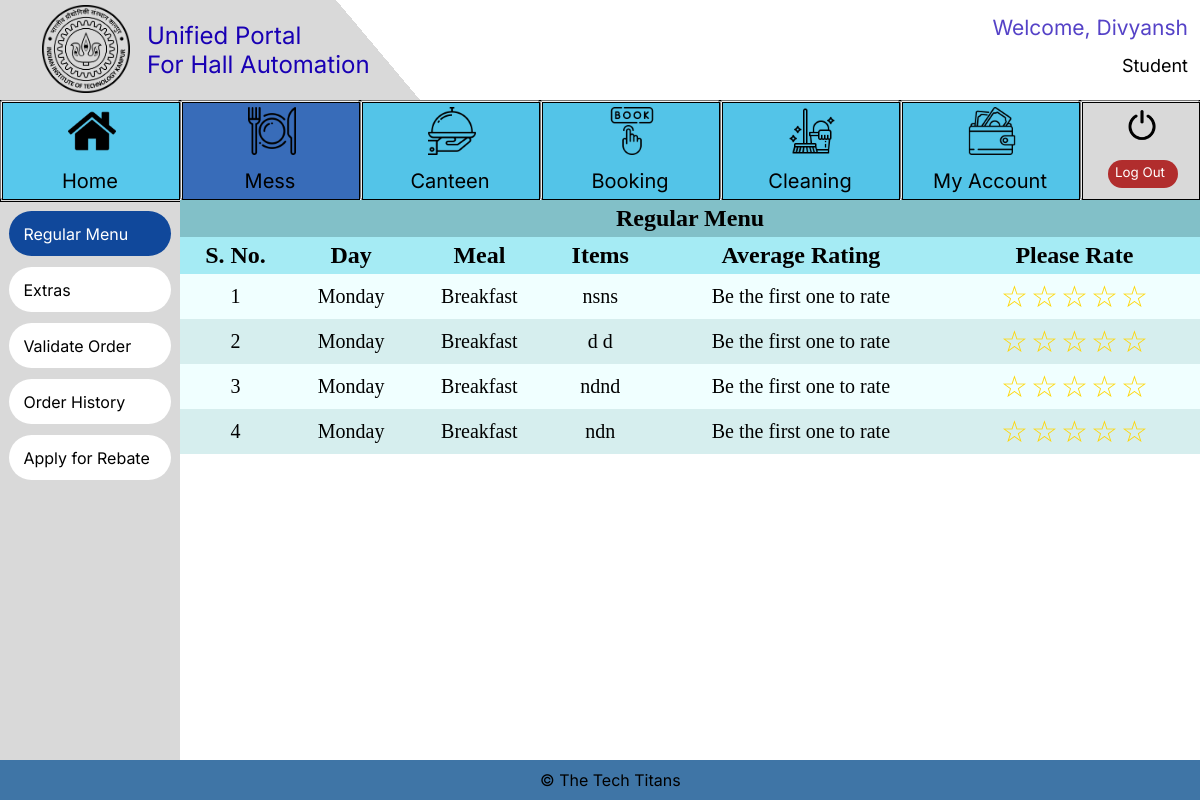
Page /Mess/Student_Regular_Menu (signed in) on the earlier database version.
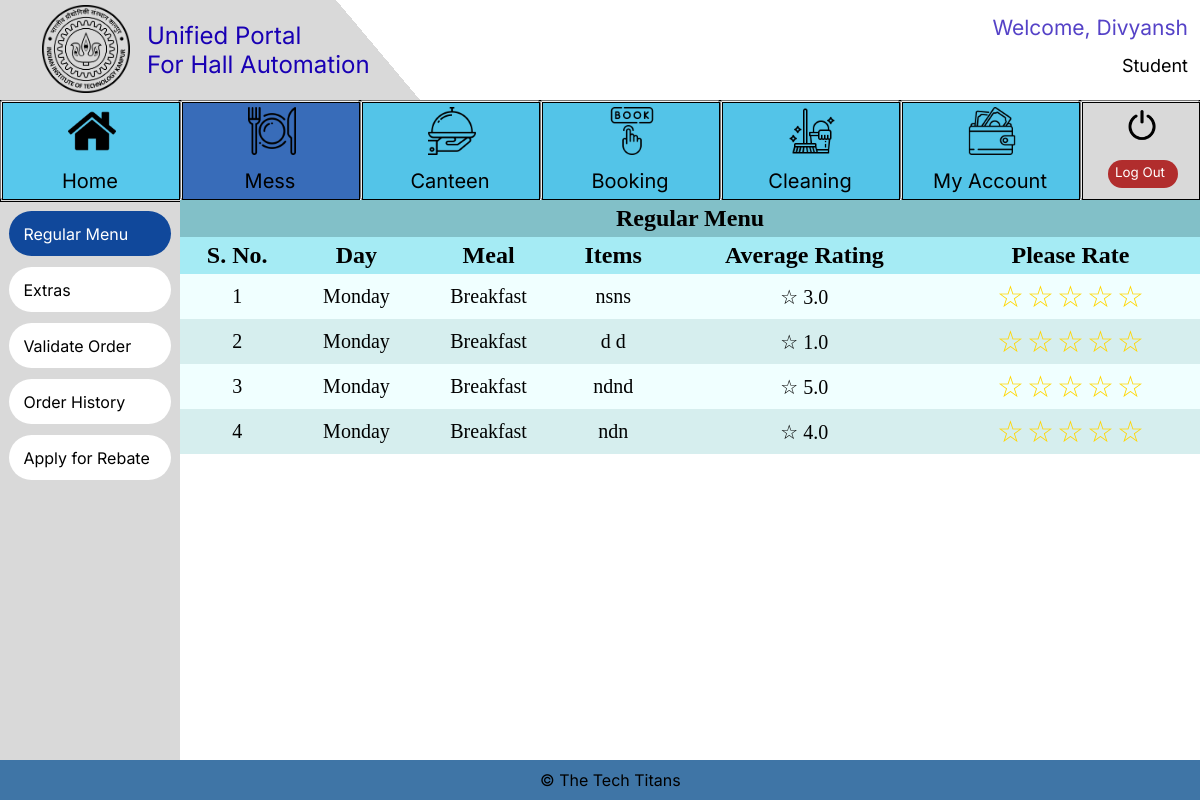
Same page on the later database version.
### Mess/models.py (models this page shows)
class Regular_menu(models.Model):
    Day_Choices = (
        ("Monday", "Mon"),
        ("Tuesday", "Tues"),
        ("Wednesday", "Wed"),
        ("Thursday", "Thu"),
        ("Friday", "Fri"),
        ("Saturday", "Sat"),
        ("Sunday", "Sun"),
    )
    Meal_Choices = (("Breakfast", "B"), ("Lunch", "L"), ("Dinner", "D"))
    Day = models.CharField(
        max_length=9,
        choices=Day_Choices,
        default="Mon",
    )
    Meal = models.CharField(
        max_length=9,
        choices=Meal_Choices,
        default="B",
    )
    Items = models.CharField(
        max_length=100,
    )
    Rating = models.FloatField(
        default=0.0,
    )

### Mess/views.py (the view, shortened to what this page needs)
# urls.py: path('Student_Regular_Menu', views.Student_Regular_Menu, name='Student_Regular_Menu'),
def Student_Regular_Menu(request):
    if request.user.is_authenticated:
        if request.user.designation == "Student":
            regular_menu = Regular_menu.objects.all()
            return render(
                request, "Student_Regular_Menu.html", context={"menu": regular_menu}
            )
        else:
            return render(request, "Error.html")
    else:
        return render(request, "Error.html")

### Mess/templates/Student_Regular_Menu.html (shortened to what this page needs)
{%include "student_base.html"%} {%load static%}
<html lang="en">
<head>
  <link rel="stylesheet" href="{%static 'styles.css'%}" />
</head>
<body>
  <div class="main_div">
    <table cellspacing="0" cellpadding="5em">
      <tr>
        <th colspan="6" class="main_head">Regular Menu</th>
      </tr>
      <tr>
        <th>S. No.</th>
        <th>Day</th>
        <th>Meal</th>
        <th>Items</th>
        <th>Average Rating</th>
        <th>Please Rate</th>
      </tr>
      {%for item in menu%}
      <tr>
        <td>{{ forloop.counter }}</td>
        <td>{{item.Day}}</td>
        <td>{{item.Meal}}</td>
        <td>{{item.Items}}</td>
          <td>
            {%if item.Rating%}
             ☆ {{item.Rating}}
            {% else %}
            Be the first one to rate
            {% endif %}
          </td>
        <form method="POST" action="Student_Regular_Menu">
          <td>
            <div class="rating">
                id="5_{{item.id}}"><label for="5_{{item.id}}">☆</label>
                id="4_{{item.id}}"><label for="4_{{item.id}}">☆</label>
                id="3_{{item.id}}"><label for="3_{{item.id}}">☆</label>
                id="2_{{item.id}}"><label for="2_{{item.id}}">☆</label>
                id="1_{{item.id}}"><label for="1_{{item.id}}">☆</label>
            </div>
          </td>
        </form>
      </tr>
      {% endfor %}
    </table>
  </div>
</body>
</html>

Differences in the rows shown:
changed Regular_menu "nsns": Rating (not shown) → "3.0"; Rating "Be the first one to rate" → "☆"
changed Regular_menu (number 2 of 4 on the later page): Rating (not shown) → "1.0"; Rating "Be the first one to rate" → "☆"
changed Regular_menu "ndnd": Rating (not shown) → "5.0"; Rating "Be the first one to rate" → "☆"
changed Regular_menu "ndn": Rating (not shown) → "4.0"; Rating "Be the first one to rate" → "☆"
